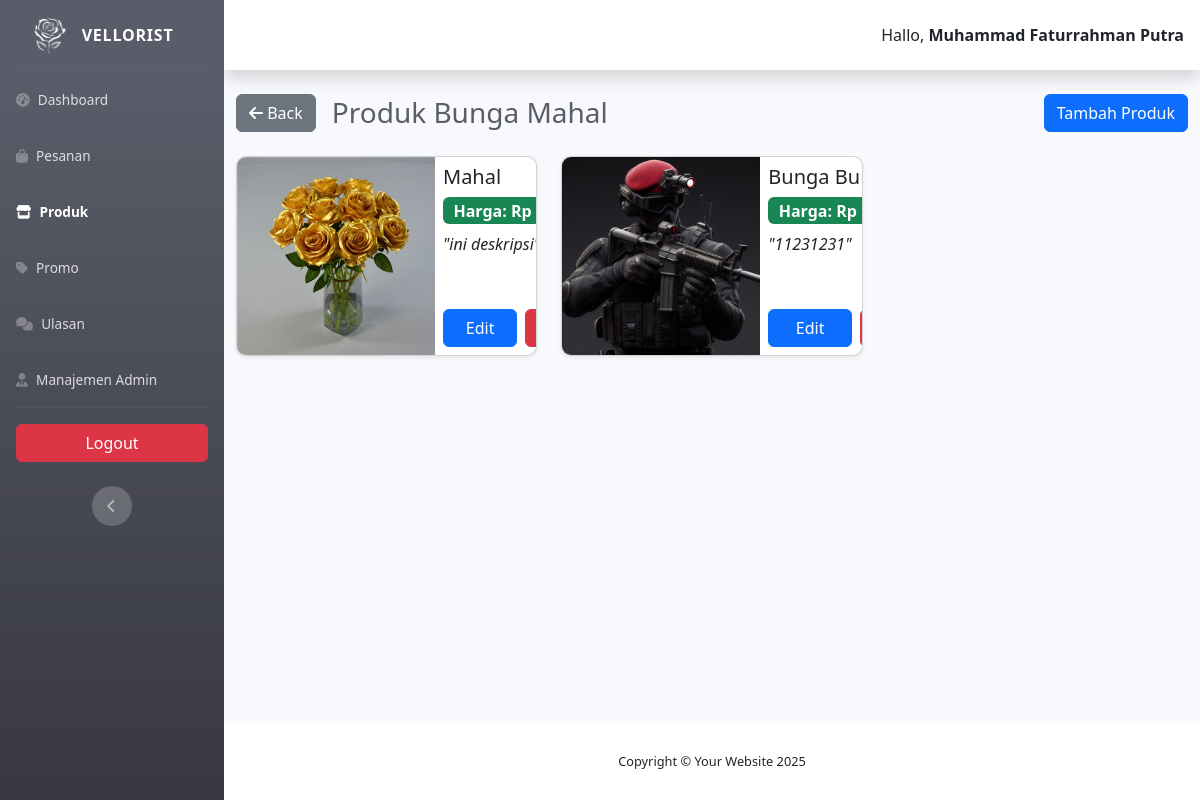
/admin/kategori/produk/index.php?id=5 (signed in), run on the app's committed database.
### tables this page shows
CREATE TABLE `kategori_produk` (
  `id_kategori` int(11) NOT NULL,
  `nama_kategori` varchar(50) NOT NULL
);

CREATE TABLE `produk` (
  `id_produk` int(11) NOT NULL,
  `nama_produk` varchar(100) NOT NULL,
  `harga_produk` int(11) NOT NULL,
  `deskripsi_produk` text NOT NULL,
  `foto_produk` text NOT NULL,
  `id_kategori` int(11) NOT NULL
);

### admin/app/config_query.php (called while the page is built, shortened)
<?php
$base_url = 'http://localhost/vellorist-web/admin';
?>

### app/config.php (called while the page is built, shortened)
<?php
$url = 'http://localhost/vellorist-web';

### admin/kategori/produk/index.php (the view, shortened to what this page needs)
<?php
include "../../app/config_query.php";
include "../../../app/config.php";
$id_kategori = isset($_GET['id']) ? $_GET['id'] : 0;
function getProductsByCategory($id_kategori)
{
    global $conn;
    $query = "SELECT * FROM produk WHERE id_kategori = ?";
    if ($stmt = $conn->prepare($query)) {
        $stmt->bind_param("i", $id_kategori);
        $stmt->execute();
        $result = $stmt->get_result();
        $products = $result->fetch_all(MYSQLI_ASSOC);
        return $products;
    }
    return [];
}
function getCategory($conn, $id_kategori)
{
    $query = "SELECT * FROM kategori_produk WHERE id_kategori = ?";
    if ($stmt = $conn->prepare($query)) {
        $stmt->bind_param("i", $id_kategori);
        $stmt->execute();
        $result = $stmt->get_result();
        if ($result->num_rows > 0) {
            return $result->fetch_assoc();
        }
    }
    return null;
}
$productList = getProductsByCategory($id_kategori);
$category = getCategory($conn, $id_kategori);
?>
<!DOCTYPE html>
<html lang="en">
<head>
    <link href="<?= $base_url ?>/vendor/fontawesome-free/css/all.min.css" rel="stylesheet" type="text/css" />
    <link rel="stylesheet" href="https://cdn.jsdelivr.net/npm/font-awesome@4.7.0/css/font-awesome.css">
    <link href="<?= $base_url ?>/css/sb-admin-2.min.css" rel="stylesheet" />
    <link rel="stylesheet" href="<?= $base_url ?>/css/bootstrap.css" />
</head>
<body id="page-top">
    <div id="wrapper">
        <ul class="navbar-nav bg-gradient-dark sidebar sidebar-dark accordion" id="accordionSidebar">
            <a class="sidebar-brand d-flex align-items-center justify-content-center" href="<?= $base_url ?>">
                <img src="<?= $base_url ?>/assets-admin/logo-obly.png" alt="logo-vellorist" height="35">
                <div class="sidebar-brand-text mx-3">Vellorist</div>
            </a>
            <hr class="sidebar-divider my-0" />
            <li class="nav-item">
                <a class="nav-link" href="<?= $base_url ?>">
                    <i class="fa-solid fa-gauge-high"></i>
                    <span class="text-s">Dashboard</span></a>
            </li>
            <li class="nav-item">
                <a class="nav-link" href="<?= $base_url ?>/pesanan">
                    <i class="fas fa-bag-shopping"></i>
                    <span class="text-s">Pesanan</span></a>
            </li>
            <li class="nav-item active">
                <a class="nav-link" href="<?= $base_url ?>/kategori">
                    <i class="fa-solid fa-store"></i>
                    <span class="text-s">Produk</span></a>
            </li>
            <li class="nav-item">
                <a class="nav-link" href="<?= $base_url ?>/promo">
                    <i class="fa-solid fa-tag"></i>
                    <span class="text-s">Promo</span></a>
            </li>
            <li class="nav-item">
                <a class="nav-link" href="<?= $base_url ?>/ulasan">
                    <i class="fas fa-comments"></i>
                    <span class="text-s">Ulasan</span></a>
            </li>
            <?php if (isset($_SESSION['role']) && $_SESSION['role'] == 'Superadmin'): ?>
                <li class="nav-item">
                    <a class="nav-link" href="<?= $base_url ?>/admin-management">
                        <i class="fa-solid fa-user-tie"></i>
                        <span class="text-s">Manajemen Admin</span></a>
                </li>
            <?php endif; ?>
            <hr class="sidebar-divider d-none d-md-block" />
            <a href="<?= $base_url ?>/logout" class="btn btn-danger mx-3 mb-4">
                Logout
            </a>
            <div class="text-center d-none d-md-inline">
                <button class="rounded-circle border-0" id="sidebarToggle"></button>
            </div>
        </ul>
        <div id="content-wrapper" class="d-flex flex-column">
            <div id="content">
                <nav class="navbar navbar-expand navbar-light bg-white topbar mb-4 static-top shadow">
                    <ul class="navbar-nav ml-auto">
                        <li class="nav-item dropdown no-arrow">
                            <div class="nav-link dropdown-toggle">
                                <span class="mr-2 d-none d-lg-inline text-dark">Hallo, <strong><?= $_SESSION['nama']; ?></strong></span>
                            </div>
                        </li>
                    </ul>
                </nav>
                <div class="container-fluid">
                    <div class="d-flex align-items-center justify-content-between mb-4">
                        <div class="d-flex align-items-center gap-3">
                            <a href="<?= $base_url ?>/kategori">
                                <button type="button" class="btn btn-secondary"><i class="fa-solid fa-arrow-left"></i> Back</button>
                            </a>
                            <h1 class="h3 mb-0 text-gray-800">Produk <?= htmlspecialchars($category['nama_kategori']) ?></h1>
                        </div>
                        <a href="<?= $base_url ?>/kategori/produk/add-produk.php?id_kategori=<?= $category['id_kategori'] ?>" type="button" class="btn btn-primary">
                            Tambah Produk
                        </a>
                    </div>
                    <div class="row">
                        <?php if (!empty($productList)) : ?>
                            <?php foreach ($productList as $product): ?>
                                <div class="col-md-4 col-sm-6 mb-4">
                                    <div class="card shadow-sm d-flex flex-row" style="height: 200px; overflow: hidden; border-radius: 10px;">
                                        <img src="<?= $url ?>/assets/uploads/<?= htmlspecialchars($product['foto_produk']) ?>"
                                            class="card-img-left"
                                            alt="Produk Image"
                                            style="height: 100%; object-fit: cover;">
                                        <div class="card-body d-flex flex-column justify-content-between p-2">
                                            <div>
                                                <h5 class="card-title"><?= htmlspecialchars($product['nama_produk']) ?></h5>
                                                <div class="card-text text-muted fs-6 d-flex justify-content-around mb-2 gap-2">
                                                    <p class="mb-0 badge text-bg-success flex-grow-1 fs-6">
                                                        Harga: Rp <?= number_format($product['harga_produk'], 0, ',', '.') ?>
                                                    </p>
                                                </div>
                                                <i class="card-text fs-6">"<?= htmlspecialchars($product['deskripsi_produk']) ?>"</i>
                                            </div>
                                            <div class="d-flex justify-content-between gap-2">
                                                <a href="edit-produk.php?id=<?= $product['id_produk'] ?>" class="btn btn-primary flex-grow-1">Edit</a>
                                                <a href="<?= $base_url ?>/kategori/produk/delete-produk/index.php?id=<?= $product['id_produk'] ?>&id_kategori=<?= $product['id_kategori'] ?>"
                                                    class="btn btn-danger flex-grow-1"
                                                    onclick="return confirm('Yakin ingin menghapus produk ini?');">Hapus</a>
                                            </div>
                                        </div>
                                    </div>
                                </div>
                            <?php endforeach; ?>
                        <?php else : ?>
                            <span colspan="8" class="text-center">Tidak ada data Produk untuk kategori <strong><?= htmlspecialchars($category['nama_kategori']) ?></strong>.</span>
                        <?php endif; ?>
                    </div>
                </div>
            </div>
            <footer class="sticky-footer bg-white">
                <div class="container my-auto">
                    <div class="copyright text-center my-auto">
                        <span>Copyright &copy; Your Website 2025</span>
                    </div>
                </div>
            </footer>
        </div>
    </div>
</body>
</html>

### data on the page
kategori_produk: nama_kategori "Bunga Mahal"
produk: foto_produk (picture), nama_produk "Mahal", deskripsi_produk "ini deskripsi"
produk: foto_produk (picture), nama_produk "Bunga…", deskripsi_produk "11231231"

### other printed values
$_SESSION['nama'] "Muhammad Faturrahman Putra"
